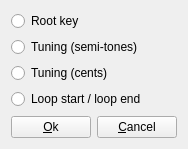
<?xml version="1.0" encoding="UTF-8"?>
<ui version="4.0">
 <class>ToolLoadFromInst_gui</class>
 <widget class="QWidget" name="ToolLoadFromInst_gui">
  <property name="geometry">
   <rect>
    <x>0</x>
    <y>0</y>
    <width>186</width>
    <height>149</height>
   </rect>
  </property>
  <property name="windowTitle">
   <string notr="true">Form</string>
  </property>
  <layout class="QVBoxLayout" name="verticalLayout">
   <item>
    <widget class="QRadioButton" name="radioRootKey">
     <property name="text">
      <string>Root key</string>
     </property>
    </widget>
   </item>
   <item>
    <widget class="QRadioButton" name="radioTuningSemiTones">
     <property name="text">
      <string>Tuning (semi-tones)</string>
     </property>
    </widget>
   </item>
   <item>
    <widget class="QRadioButton" name="radioTuningCents">
     <property name="text">
      <string>Tuning (cents)</string>
     </property>
    </widget>
   </item>
   <item>
    <widget class="QRadioButton" name="radioLoop">
     <property name="text">
      <string>Loop start / loop end</string>
     </property>
    </widget>
   </item>
   <item>
    <spacer name="verticalSpacer">
     <property name="orientation">
      <enum>Qt::Vertical</enum>
     </property>
     <property name="sizeHint" stdset="0">
      <size>
       <width>20</width>
       <height>40</height>
      </size>
     </property>
    </spacer>
   </item>
   <item>
    <layout class="QHBoxLayout" name="horizontalLayout">
     <item>
      <widget class="QPushButton" name="pushOk">
       <property name="text">
        <string>&amp;Ok</string>
       </property>
      </widget>
     </item>
     <item>
      <spacer name="horizontalSpacer">
       <property name="orientation">
        <enum>Qt::Horizontal</enum>
       </property>
       <property name="sizeHint" stdset="0">
        <size>
         <width>40</width>
         <height>20</height>
        </size>
       </property>
      </spacer>
     </item>
     <item>
      <widget class="QPushButton" name="pushCancel">
       <property name="text">
        <string>&amp;Cancel</string>
       </property>
      </widget>
     </item>
    </layout>
   </item>
  </layout>
 </widget>
 <tabstops>
  <tabstop>radioRootKey</tabstop>
  <tabstop>pushOk</tabstop>
  <tabstop>pushCancel</tabstop>
 </tabstops>
 <resources/>
 <connections/>
</ui>
